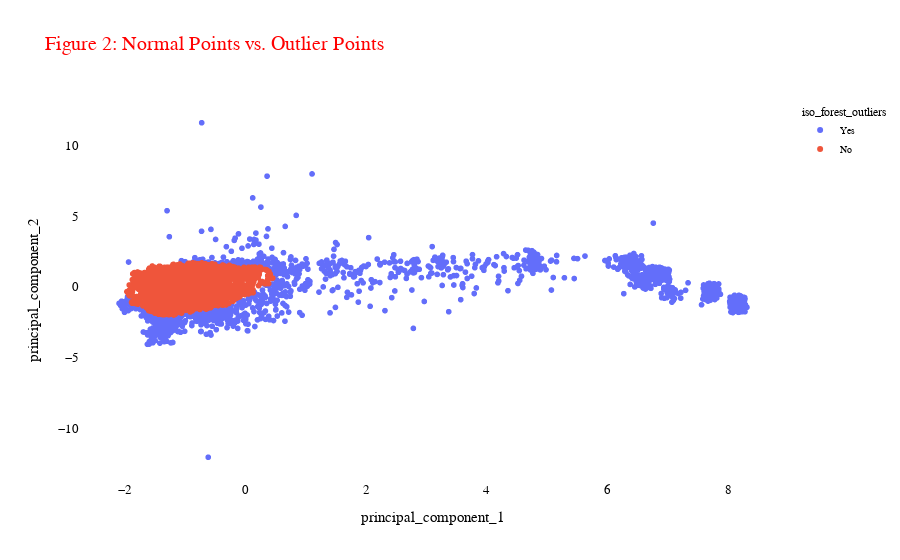

The notebook cell this image was saved under:
### Code cell
# [2] Normal Firms vs. Outlier Firms
plot_firms(dataframe=pca_df, title="Figure 2: Normal Points vs. Outlier Points", color='iso_forest_outliers').show()

### Figure 1 — Plotly figure (JSON) as saved in the notebook; plotly's stock layout.template omitted (floating-point values rounded to 4 significant figures; data arrays with more than 128 entries replaced by an {"elided": "..."} marker saying what was removed)
{"data": [{"customdata": {"elided": "1964x1 int values"}, "hovertemplate": "iso_forest_outliers=Yes<br>principal_component_1=%{x}<br>principal_component_2=%{y}<br>index=%{customdata[0]}<extra></extra>", "legendgroup": "Yes", "marker": {"color": "#636efa", "symbol": "circle"}, "mode": "markers", "name": "Yes", "showlegend": true, "type": "scattergl", "x": {"elided": "1964 float values"}, "xaxis": "x", "y": {"elided": "1964 float values"}, "yaxis": "y"}, {"customdata": {"elided": "6364x1 int values"}, "hovertemplate": "iso_forest_outliers=No<br>principal_component_1=%{x}<br>principal_component_2=%{y}<br>index=%{customdata[0]}<extra></extra>", "legendgroup": "No", "marker": {"color": "#EF553B", "symbol": "circle"}, "mode": "markers", "name": "No", "showlegend": true, "type": "scattergl", "x": {"elided": "6364 float values"}, "xaxis": "x", "y": {"elided": "6364 float values"}, "yaxis": "y"}], "layout": {"font": {"family": "Arial Black"}, "legend": {"font": {"color": "black", "size": 10}, "title": {"text": "iso_forest_outliers"}, "tracegroupgap": 0}, "plot_bgcolor": "white", "title": {"font": {"color": "red", "size": 20}, "text": "Figure 2: Normal Points vs. Outlier Points"}, "xaxis": {"anchor": "y", "domain": [0, 1], "tickfont": {"color": "black", "size": 13}, "title": {"font": {"color": "black", "size": 15}, "text": "principal_component_1"}}, "yaxis": {"anchor": "x", "domain": [0, 1], "tickfont": {"color": "black", "size": 13}, "title": {"font": {"color": "black", "size": 15}, "text": "principal_component_2"}}}}
